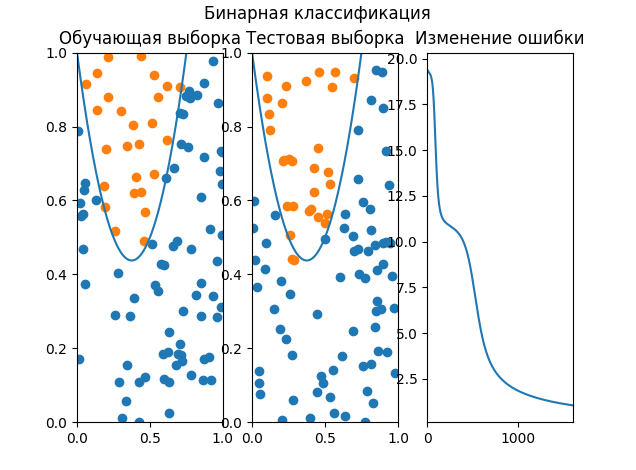

Write the Python code that produced this figure.
import numpy as np
import matplotlib.pyplot as plt


def f_activation(x):
    return 1 / (1 + np.exp(-x))


# Derivative of f_activation
def df_activation(f):
    return f * (1 - f)


def sq_error(expect, actual, e=0):
    datasets = expect.shape[0]
    for counter in range(datasets):
        e+=(expect[counter]-actual[counter])*(expect[counter]-actual[counter])
    return e

class NeuralNetwork:
    def __init__(self, inp_count=2, w1_count=2, out_count=1):

        self.w1 = np.random.rand(w1_count, inp_count)
        self.b1 = np.random.rand(w1_count)
        self.w_out = np.random.rand(out_count, w1_count)
        self.b_out = np.random.rand(out_count)

    def feedforward(self, XY):
        self.v1 = np.dot(self.w1, XY) + self.b1
        self.v1_out = f_activation(self.v1);

        self.v_out = np.dot(self.w_out, self.v1_out) + self.b_out
        self.output = f_activation(self.v_out);
        return self.output

    def backprop(self, XY, true_out, learn_rate):
        self.feedforward(XY)
        out_corr = true_out - self.output #РѕС€РёР±РєР°

        ds = df_activation(self.output)
        sigm_out = learn_rate * out_corr * ds

        sigm_w1 = df_activation(self.v1_out) * \
                  np.dot(sigm_out, self.w_out)


        self.w_out += np.tensordot(
            sigm_out, self.v1_out, axes=0)
        self.b_out += sigm_out
        self.w1 += np.tensordot(sigm_w1, XY, axes=0)
        self.b1 += sigm_w1

    def train(self, XYs, Ys_true, XY_tests, C_test, learn_rate=0.1, epochs=1600):
        datasets = XYs.shape[0];
        loss = [[0] * epochs]
        for epoch in range(epochs):
            print(f'# Epoch: {epoch + 1}', end='\r')
            for counter in range(datasets):
                self.backprop(XYs[counter], Ys_true[counter], learn_rate)

            predict = np.apply_along_axis(self.feedforward, 1, XYs)
            loss[0][epoch] = sq_error(Ys_true, predict.T[0])
        datasets = XY_tests.shape[0];
        for counter in range(datasets):
            predict = np.apply_along_axis(self.feedforward, 1, XY_tests)
            loss_test = sq_error(C_test, predict.T[0])
        return (loss, epoch, loss_test)


def classifier(X):
    f = sepfunction(X[0])
    if (f - X[1] > 0):
        return 1
    return 0


def sepfunction(x):
    return 4 * x * x - 3 * x + 1  # РєРІР°РґСЂР°С‚РёС‡РЅР°СЏ


def generate_classified_data(sz):
    XY = np.random.rand(sz, 2)
    Ans = np.apply_along_axis(classifier, 1, XY)
    return (XY, Ans)


def sort_points(Points, Point_classes):
    # РљР»Р°СЃСЃРёС„РёС†РёСЂСѓРµРј РґР°РЅРЅС‹Рµ РІСЂСѓС‡РЅСѓСЋ
    ai = np.where(Point_classes > .5)
    bi = np.where(Point_classes <= .5)

    Ax = Points.T[0][ai]
    Ay = Points.T[1][ai]
    Bx = Points.T[0][bi]
    By = Points.T[1][bi]
    return (Ax, Ay, Bx, By)


if __name__ == "__main__":

    (XY_train, C_train) = generate_classified_data(100)
    (XY_test, C_test) = generate_classified_data(100)
    X_sepline = np.linspace(0, 1, 200)
    Y_sepline = np.apply_along_axis(sepfunction, 0, X_sepline)


    nw = NeuralNetwork()
    (loss, epoch, loss_test) = nw.train(XY_train, C_train, XY_test, C_test)
    print(f"РћС€РёР±РєР° РЅР° РѕР±СѓС‡Р°Р±С‰РµР№ РІС‹Р±РѕСЂРєРµ= {loss[0][epoch]}.")
    print(f"РћС€РёР±РєР° РЅР° С‚РµСЃС‚РѕРІРѕР№ РІС‹Р±РѕСЂРєРµ= {loss_test}.")


    nw_res = np.apply_along_axis(nw.feedforward, 1, XY_test)
    (Ax, Ay, Bx, By) = sort_points(XY_train, C_train)

    plt.suptitle("Р‘РёРЅР°СЂРЅР°СЏ РєР»Р°СЃСЃРёС„РёРєР°С†РёСЏ")
    plt.subplot(1, 3, 1)
    plt.scatter(Ax, Ay, label='A')
    plt.scatter(Bx, By, label='B')
    plt.plot(X_sepline, Y_sepline)  # draw separation line
    plt.xlim([0.0, 1.0])
    plt.ylim([0.0, 1.0])
    plt.title("РћР±СѓР°СЋС‰Р°СЏ РІС‹Р±РѕСЂРєР°")


    (Ax, Ay, Bx, By) = sort_points(XY_test, nw_res.T[0])
    plt.subplot(1, 3, 2)
    plt.scatter(Ax, Ay, label='A')
    plt.scatter(Bx, By, label='B')
    plt.plot(X_sepline, Y_sepline)  # draw separation line
    plt.xlim([0.0, 1.0])
    plt.ylim([0.0, 1.0])
    plt.title("РўРµСЃС‚РѕРІР°СЏ РІС‹Р±РѕСЂРєР°")
    plt.subplot(1, 3, 3)

    # РѕС€РёР±РєРё РѕС‚СЂРёСЃРѕРІС‹РІР°РµРј
    plt.plot(loss[0][:epoch])
    plt.title("РР·РјРµРЅРµРЅРёРµ РѕС€РёР±РєРё")
    plt.xlim(0, epoch)
    plt.show()
